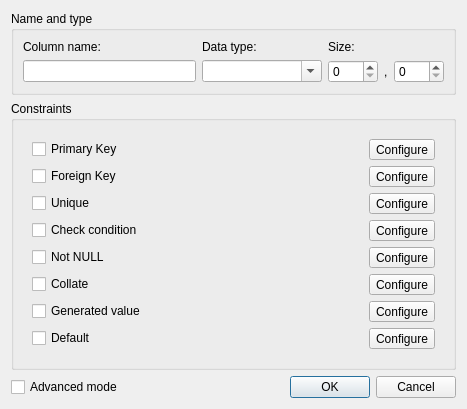
<?xml version="1.0" encoding="UTF-8"?>
<ui version="4.0">
 <class>ColumnDialog</class>
 <widget class="QDialog" name="ColumnDialog">
  <property name="geometry">
   <rect>
    <x>0</x>
    <y>0</y>
    <width>467</width>
    <height>393</height>
   </rect>
  </property>
  <property name="windowTitle">
   <string>Column</string>
  </property>
  <property name="modal">
   <bool>true</bool>
  </property>
  <layout class="QVBoxLayout" name="verticalLayout">
   <item>
    <widget class="QGroupBox" name="columnGroup">
     <property name="title">
      <string>Name and type</string>
     </property>
     <layout class="QGridLayout" name="gridLayout">
      <item row="1" column="2">
       <widget class="NumericSpinBox" name="scale">
        <property name="minimumSize">
         <size>
          <width>50</width>
          <height>0</height>
         </size>
        </property>
        <property name="toolTip">
         <string>Scale</string>
        </property>
       </widget>
      </item>
      <item row="1" column="3">
       <widget class="QLabel" name="label">
        <property name="text">
         <string notr="true">,</string>
        </property>
       </widget>
      </item>
      <item row="1" column="4">
       <widget class="NumericSpinBox" name="precision">
        <property name="minimumSize">
         <size>
          <width>50</width>
          <height>0</height>
         </size>
        </property>
        <property name="toolTip">
         <string>Precision</string>
        </property>
       </widget>
      </item>
      <item row="0" column="1">
       <widget class="QLabel" name="typeLabel">
        <property name="text">
         <string>Data type:</string>
        </property>
       </widget>
      </item>
      <item row="0" column="0">
       <widget class="QLabel" name="nameLabel">
        <property name="text">
         <string>Column name:</string>
        </property>
       </widget>
      </item>
      <item row="1" column="0">
       <widget class="QLineEdit" name="name"/>
      </item>
      <item row="0" column="2" colspan="3">
       <widget class="QLabel" name="sizeLabel">
        <property name="text">
         <string>Size:</string>
        </property>
       </widget>
      </item>
      <item row="1" column="1">
       <widget class="QComboBox" name="typeCombo">
        <property name="minimumSize">
         <size>
          <width>120</width>
          <height>0</height>
         </size>
        </property>
        <property name="editable">
         <bool>true</bool>
        </property>
       </widget>
      </item>
     </layout>
    </widget>
   </item>
   <item>
    <widget class="QGroupBox" name="constraintsGroup">
     <property name="title">
      <string>Constraints</string>
     </property>
     <layout class="QVBoxLayout" name="verticalLayout_2">
      <item>
       <widget class="QStackedWidget" name="constraintModesWidget">
        <property name="currentIndex">
         <number>0</number>
        </property>
        <widget class="QWidget" name="simplePage">
         <layout class="QGridLayout" name="gridLayout_2">
          <item row="2" column="1">
           <widget class="QToolButton" name="fkButton">
            <property name="text">
             <string>Configure</string>
            </property>
           </widget>
          </item>
          <item row="7" column="0">
           <widget class="QCheckBox" name="generatedCheck">
            <property name="text">
             <string>Generated value</string>
            </property>
           </widget>
          </item>
          <item row="5" column="0">
           <widget class="QCheckBox" name="notNullCheck">
            <property name="text">
             <string>Not NULL</string>
            </property>
           </widget>
          </item>
          <item row="2" column="0">
           <widget class="QCheckBox" name="fkCheck">
            <property name="text">
             <string>Foreign Key</string>
            </property>
           </widget>
          </item>
          <item row="6" column="0">
           <widget class="QCheckBox" name="collateCheck">
            <property name="text">
             <string>Collate</string>
            </property>
           </widget>
          </item>
          <item row="4" column="0">
           <widget class="QCheckBox" name="checkCheck">
            <property name="text">
             <string>Check condition</string>
            </property>
           </widget>
          </item>
          <item row="3" column="0">
           <widget class="QCheckBox" name="uniqueCheck">
            <property name="text">
             <string>Unique</string>
            </property>
           </widget>
          </item>
          <item row="3" column="1">
           <widget class="QToolButton" name="uniqueButton">
            <property name="text">
             <string>Configure</string>
            </property>
           </widget>
          </item>
          <item row="1" column="0">
           <widget class="QCheckBox" name="pkCheck">
            <property name="text">
             <string>Primary Key</string>
            </property>
           </widget>
          </item>
          <item row="5" column="1">
           <widget class="QToolButton" name="notNullButton">
            <property name="text">
             <string>Configure</string>
            </property>
           </widget>
          </item>
          <item row="6" column="1">
           <widget class="QToolButton" name="collateButton">
            <property name="text">
             <string>Configure</string>
            </property>
           </widget>
          </item>
          <item row="8" column="1">
           <widget class="QToolButton" name="defaultButton">
            <property name="text">
             <string>Configure</string>
            </property>
           </widget>
          </item>
          <item row="1" column="1">
           <widget class="QToolButton" name="pkButton">
            <property name="text">
             <string>Configure</string>
            </property>
           </widget>
          </item>
          <item row="8" column="0">
           <widget class="QCheckBox" name="defaultCheck">
            <property name="text">
             <string>Default</string>
            </property>
           </widget>
          </item>
          <item row="4" column="1">
           <widget class="QToolButton" name="checkButton">
            <property name="text">
             <string>Configure</string>
            </property>
           </widget>
          </item>
          <item row="7" column="1">
           <widget class="QToolButton" name="generatedButton">
            <property name="text">
             <string>Configure</string>
            </property>
           </widget>
          </item>
         </layout>
        </widget>
        <widget class="QWidget" name="advancedPage">
         <layout class="QVBoxLayout" name="verticalLayout_3">
          <property name="leftMargin">
           <number>0</number>
          </property>
          <property name="topMargin">
           <number>0</number>
          </property>
          <property name="rightMargin">
           <number>0</number>
          </property>
          <property name="bottomMargin">
           <number>0</number>
          </property>
          <item>
           <widget class="QToolBar" name="constraintsToolbar"/>
          </item>
          <item>
           <widget class="QTableView" name="constraintsView">
            <property name="selectionMode">
             <enum>QAbstractItemView::SingleSelection</enum>
            </property>
            <property name="selectionBehavior">
             <enum>QAbstractItemView::SelectRows</enum>
            </property>
            <property name="horizontalScrollMode">
             <enum>QAbstractItemView::ScrollPerPixel</enum>
            </property>
            <attribute name="horizontalHeaderStretchLastSection">
             <bool>true</bool>
            </attribute>
           </widget>
          </item>
         </layout>
        </widget>
       </widget>
      </item>
     </layout>
    </widget>
   </item>
   <item>
    <widget class="QWidget" name="bottomWidget" native="true">
     <layout class="QHBoxLayout" name="horizontalLayout">
      <property name="leftMargin">
       <number>0</number>
      </property>
      <property name="topMargin">
       <number>0</number>
      </property>
      <property name="rightMargin">
       <number>0</number>
      </property>
      <property name="bottomMargin">
       <number>0</number>
      </property>
      <item>
       <widget class="QCheckBox" name="advancedCheck">
        <property name="text">
         <string>Advanced mode</string>
        </property>
       </widget>
      </item>
      <item>
       <widget class="QDialogButtonBox" name="buttonBox">
        <property name="orientation">
         <enum>Qt::Horizontal</enum>
        </property>
        <property name="standardButtons">
         <set>QDialogButtonBox::Cancel|QDialogButtonBox::Ok</set>
        </property>
       </widget>
      </item>
     </layout>
    </widget>
   </item>
  </layout>
 </widget>
 <customwidgets>
  <customwidget>
   <class>NumericSpinBox</class>
   <extends>QSpinBox</extends>
   <header>common/numericspinbox.h</header>
  </customwidget>
 </customwidgets>
 <tabstops>
  <tabstop>name</tabstop>
  <tabstop>typeCombo</tabstop>
  <tabstop>scale</tabstop>
  <tabstop>precision</tabstop>
  <tabstop>pkCheck</tabstop>
  <tabstop>pkButton</tabstop>
  <tabstop>fkCheck</tabstop>
  <tabstop>fkButton</tabstop>
  <tabstop>uniqueCheck</tabstop>
  <tabstop>uniqueButton</tabstop>
  <tabstop>checkCheck</tabstop>
  <tabstop>checkButton</tabstop>
  <tabstop>notNullCheck</tabstop>
  <tabstop>notNullButton</tabstop>
  <tabstop>collateCheck</tabstop>
  <tabstop>collateButton</tabstop>
  <tabstop>defaultCheck</tabstop>
  <tabstop>defaultButton</tabstop>
  <tabstop>advancedCheck</tabstop>
  <tabstop>buttonBox</tabstop>
  <tabstop>constraintsView</tabstop>
 </tabstops>
 <resources/>
 <connections>
  <connection>
   <sender>buttonBox</sender>
   <signal>accepted()</signal>
   <receiver>ColumnDialog</receiver>
   <slot>accept()</slot>
   <hints>
    <hint type="sourcelabel">
     <x>248</x>
     <y>254</y>
    </hint>
    <hint type="destinationlabel">
     <x>157</x>
     <y>274</y>
    </hint>
   </hints>
  </connection>
  <connection>
   <sender>buttonBox</sender>
   <signal>rejected()</signal>
   <receiver>ColumnDialog</receiver>
   <slot>reject()</slot>
   <hints>
    <hint type="sourcelabel">
     <x>316</x>
     <y>260</y>
    </hint>
    <hint type="destinationlabel">
     <x>286</x>
     <y>274</y>
    </hint>
   </hints>
  </connection>
 </connections>
</ui>
